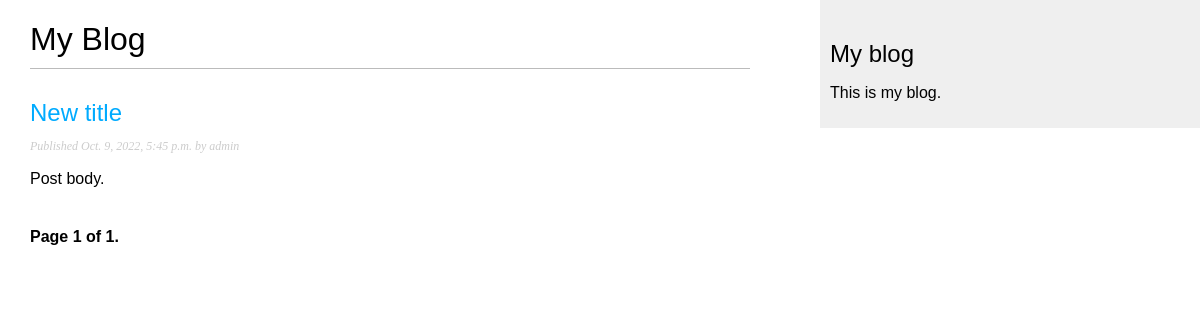
Before: /blogapp/ with the older database file.
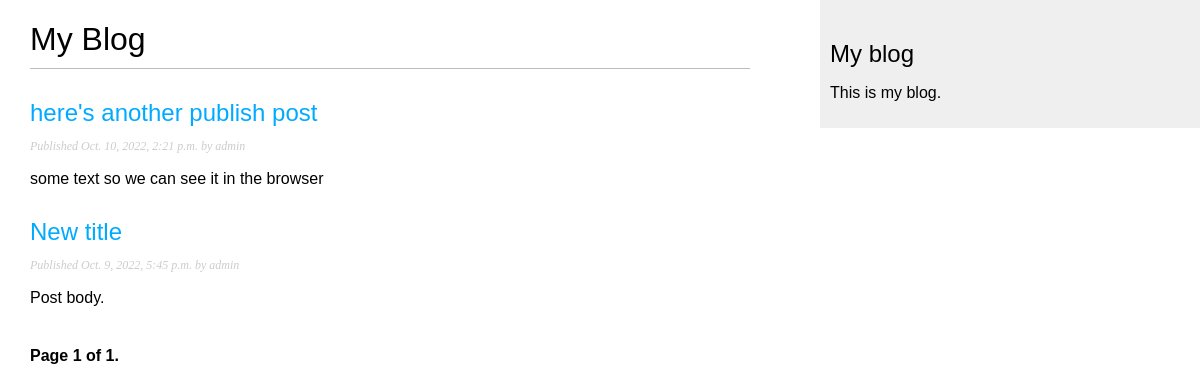
After: the same page with the newer database file.
### blogapp/models.py (models this page shows, shortened)
class Post(models.Model):
  class Status(models.TextChoices):
    DRAFT = 'DF', 'Draft'
    PUBLISHED = 'PB', 'Published'
  title = models.CharField(max_length=250)
  slug = models.SlugField(max_length=250, unique_for_date='publish')
  author = models.ForeignKey(User, on_delete=models.CASCADE, related_name='blog_posts')
  body = models.TextField()
  publish = models.DateTimeField(default=timezone.now)
  created = models.DateTimeField(auto_now_add=True)
  updated = models.DateTimeField(auto_now=True)
  status = models.CharField(max_length=2, choices=Status.choices, default=Status.DRAFT)
  objects = models.Manager()
  published = PublishedManager()
  class Meta:
    ordering = ['-publish']
    indexes = [
      models.Index(fields=['-publish']),
    ]
  def get_absolute_url(self):
      return reverse("blogapp:post_detail",
        args=[self.publish.year,
          self.publish.month,
          self.publish.day,
          self.slug])

### blogapp/views.py (the view)
# urls.py: path('', views.post_list, name='post_list'),
def post_list(request):
  post_list = Post.published.all()
  paginator = Paginator(post_list,3)
  page_number = request.GET.get('page',1)
  try:
    posts = paginator.page(page_number)
  except PageNotAnInteger:
    posts = paginator.page(1)
  except EmptyPage:
    posts = paginator.page(paginator.num_pages)
  return render(request, 'blog/post/list.html',{'posts':posts})

### blogapp/models.py (called while the page is built)
  def get_queryset(self):
    return super().get_queryset()\
      .filter(status=Post.Status.PUBLISHED)

### blogapp/templates/blog/post/list.html (shortened to what this page needs)
{% extends "blog/base.html" %}
{% block content %}
  <h1> My Blog</h1>
  {% for post in posts %}
    <h2>
      <a href="{{ post.get_absolute_url }}">
        {{ post.title }}
      </a>
    </h2>
    <p class="date">
      Published {{ post.publish }} by {{ post.author }}
    </p>
    {{ post.body|truncatewords:30|linebreaks }}
  {% endfor %}
  {% include 'pagination.html' with page=posts %}
{% endblock %}

Changed rows visible on the page:
added Post: title "here's another publish post", publish "Oct. 10, 2022, 2:21 p.m.", author "admin", body "some text so we can see it in the browser"
